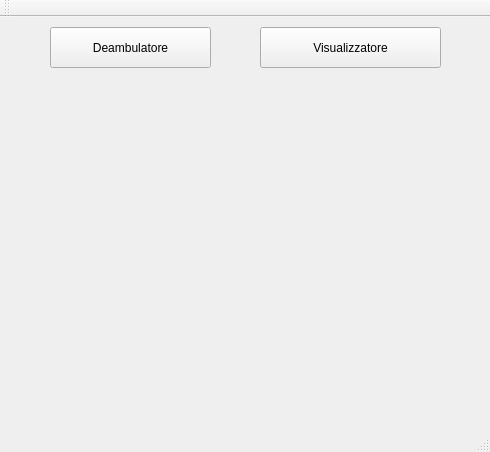
<?xml version="1.0" encoding="UTF-8"?>
<ui version="4.0">
 <class>InMotoManager</class>
 <widget class="QMainWindow" name="InMotoManager">
  <property name="geometry">
   <rect>
    <x>0</x>
    <y>0</y>
    <width>490</width>
    <height>452</height>
   </rect>
  </property>
  <property name="windowTitle">
   <string>InMotoManager</string>
  </property>
  <widget class="QWidget" name="centralWidget">
   <widget class="QStackedWidget" name="stackedWidget">
    <property name="geometry">
     <rect>
      <x>10</x>
      <y>60</y>
      <width>481</width>
      <height>331</height>
     </rect>
    </property>
    <property name="currentIndex">
     <number>0</number>
    </property>
    <widget class="QWidget" name="main"/>
    <widget class="QWidget" name="deambulatore">
     <widget class="QWidget" name="verticalLayoutWidget">
      <property name="geometry">
       <rect>
        <x>0</x>
        <y>20</y>
        <width>471</width>
        <height>311</height>
       </rect>
      </property>
      <layout class="QVBoxLayout" name="verticalLayout">
       <item>
        <widget class="QGroupBox" name="deambulatore_gbox">
         <property name="title">
          <string>Deambulatore</string>
         </property>
         <property name="alignment">
          <set>Qt::AlignCenter</set>
         </property>
         <widget class="QPushButton" name="deambulatore_on_btn">
          <property name="geometry">
           <rect>
            <x>70</x>
            <y>40</y>
            <width>89</width>
            <height>25</height>
           </rect>
          </property>
          <property name="text">
           <string>ON</string>
          </property>
         </widget>
         <widget class="QLed" name="power_led" native="true">
          <property name="geometry">
           <rect>
            <x>210</x>
            <y>30</y>
            <width>41</width>
            <height>41</height>
           </rect>
          </property>
         </widget>
         <widget class="QPushButton" name="deambulatore_off_btn">
          <property name="geometry">
           <rect>
            <x>310</x>
            <y>40</y>
            <width>89</width>
            <height>25</height>
           </rect>
          </property>
          <property name="text">
           <string>OFF</string>
          </property>
         </widget>
        </widget>
       </item>
       <item>
        <widget class="QGroupBox" name="registrazione_esercizio_gbox">
         <property name="title">
          <string>Registrazione Esercizio</string>
         </property>
         <property name="alignment">
          <set>Qt::AlignCenter</set>
         </property>
         <widget class="QPushButton" name="start_exercise_btn">
          <property name="geometry">
           <rect>
            <x>50</x>
            <y>50</y>
            <width>131</width>
            <height>25</height>
           </rect>
          </property>
          <property name="text">
           <string>Inizia Esercizio</string>
          </property>
         </widget>
         <widget class="QPushButton" name="stop_exercise_btn">
          <property name="geometry">
           <rect>
            <x>290</x>
            <y>50</y>
            <width>131</width>
            <height>25</height>
           </rect>
          </property>
          <property name="text">
           <string>Finisci Esercizio</string>
          </property>
         </widget>
        </widget>
       </item>
       <item>
        <layout class="QHBoxLayout" name="horizontalLayout">
         <item>
          <widget class="QGroupBox" name="user_proximity_gbox">
           <property name="title">
            <string>Sensore Paziente</string>
           </property>
           <property name="alignment">
            <set>Qt::AlignCenter</set>
           </property>
           <widget class="QLabel" name="user_proximity_label">
            <property name="geometry">
             <rect>
              <x>50</x>
              <y>40</y>
              <width>251</width>
              <height>21</height>
             </rect>
            </property>
            <property name="text">
             <string>UTENTE RILEVATO</string>
            </property>
            <property name="alignment">
             <set>Qt::AlignCenter</set>
            </property>
           </widget>
           <widget class="QLed" name="user_proximity_led" native="true">
            <property name="geometry">
             <rect>
              <x>330</x>
              <y>30</y>
              <width>41</width>
              <height>41</height>
             </rect>
            </property>
           </widget>
          </widget>
         </item>
        </layout>
       </item>
      </layout>
     </widget>
    </widget>
    <widget class="QWidget" name="visualizzatore">
     <widget class="QWidget" name="verticalLayoutWidget_2">
      <property name="geometry">
       <rect>
        <x>0</x>
        <y>20</y>
        <width>471</width>
        <height>311</height>
       </rect>
      </property>
      <layout class="QVBoxLayout" name="verticalLayout_2">
       <item>
        <widget class="QGroupBox" name="visualizer_gbox">
         <property name="title">
          <string>Visualizzatore</string>
         </property>
         <property name="alignment">
          <set>Qt::AlignCenter</set>
         </property>
         <widget class="QPushButton" name="visualizer_on_btn">
          <property name="geometry">
           <rect>
            <x>70</x>
            <y>60</y>
            <width>89</width>
            <height>25</height>
           </rect>
          </property>
          <property name="text">
           <string>ON</string>
          </property>
         </widget>
         <widget class="QLed" name="visualizer_power_led" native="true">
          <property name="geometry">
           <rect>
            <x>210</x>
            <y>30</y>
            <width>41</width>
            <height>41</height>
           </rect>
          </property>
         </widget>
         <widget class="QPushButton" name="visualizer_off_btn">
          <property name="geometry">
           <rect>
            <x>300</x>
            <y>60</y>
            <width>89</width>
            <height>25</height>
           </rect>
          </property>
          <property name="text">
           <string>OFF</string>
          </property>
         </widget>
        </widget>
       </item>
       <item>
        <widget class="QGroupBox" name="visualize_exercise_gbox">
         <property name="title">
          <string>Esercizio</string>
         </property>
         <property name="alignment">
          <set>Qt::AlignCenter</set>
         </property>
         <widget class="QPushButton" name="select_exercise_btn">
          <property name="geometry">
           <rect>
            <x>160</x>
            <y>70</y>
            <width>141</width>
            <height>25</height>
           </rect>
          </property>
          <property name="text">
           <string>Seleziona Esercizio</string>
          </property>
         </widget>
        </widget>
       </item>
      </layout>
     </widget>
    </widget>
   </widget>
   <widget class="QPushButton" name="usa_deambulatore_btn">
    <property name="geometry">
     <rect>
      <x>50</x>
      <y>10</y>
      <width>161</width>
      <height>41</height>
     </rect>
    </property>
    <property name="text">
     <string>Deambulatore</string>
    </property>
   </widget>
   <widget class="QPushButton" name="usa_visualizzatore_btn">
    <property name="geometry">
     <rect>
      <x>260</x>
      <y>10</y>
      <width>181</width>
      <height>41</height>
     </rect>
    </property>
    <property name="text">
     <string>Visualizzatore</string>
    </property>
   </widget>
  </widget>
  <widget class="QMenuBar" name="menuBar">
   <property name="geometry">
    <rect>
     <x>0</x>
     <y>0</y>
     <width>490</width>
     <height>22</height>
    </rect>
   </property>
  </widget>
  <widget class="QToolBar" name="mainToolBar">
   <attribute name="toolBarArea">
    <enum>TopToolBarArea</enum>
   </attribute>
   <attribute name="toolBarBreak">
    <bool>false</bool>
   </attribute>
  </widget>
  <widget class="QStatusBar" name="statusBar"/>
 </widget>
 <layoutdefault spacing="6" margin="11"/>
 <customwidgets>
  <customwidget>
   <class>QLed</class>
   <extends>QWidget</extends>
   <header>qled.h</header>
   <container>1</container>
  </customwidget>
 </customwidgets>
 <resources/>
 <connections/>
</ui>
